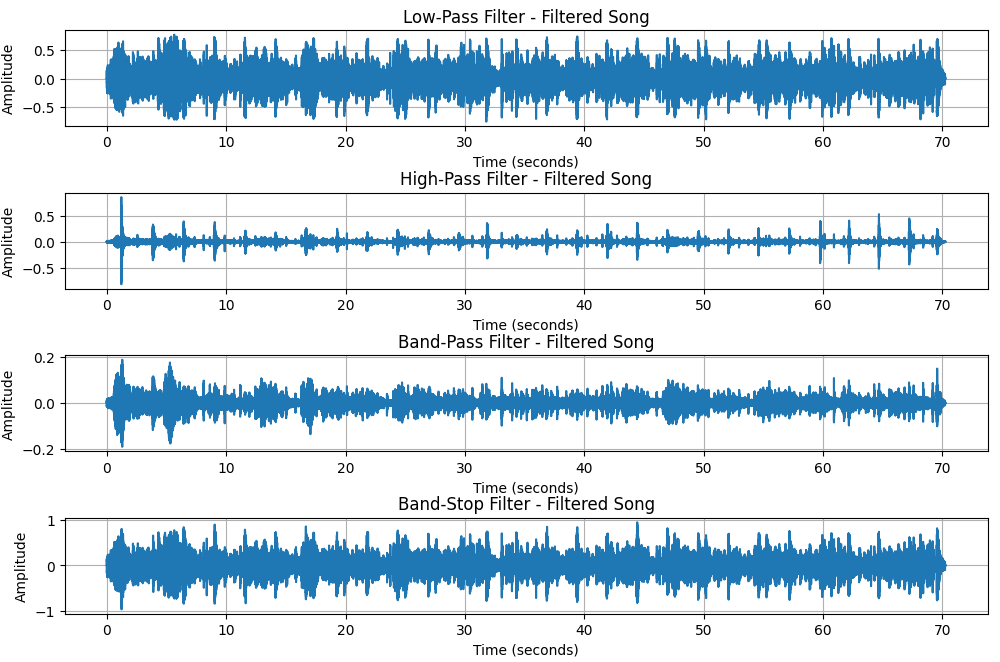

Generate this figure with Python:

import numpy as np
import matplotlib.pyplot as plt
from scipy.io import wavfile
from scipy.signal import firwin, freqz, lfilter

# Step 1: Load the song
Fs, song = wavfile.read("D:\DSIP\Experiment-6\😱😱Ma Pava te Gadha thi Utarua Maha Kali re. Gujrati Garba Song.Navratri Status 😍 - Virendrasinh Chauhan official (128k).wav")

# Convert stereo song to mono
if song.ndim == 2:
    song = song.mean(axis=1)

# Normalize song
song = song.astype(float)
song = song / (np.max(np.abs(song)) + 1e-10)

print("Sampling Frequency:", Fs)
print("Song Duration:", len(song) / Fs, "seconds")

# Step 2: Filter parameters
N = 31

# 6 kHz requires a sampling frequency greater than 12 kHz
if Fs <= 12000:
    raise ValueError(
        "Use a song with sampling frequency greater than 12000 Hz."
    )

# Step 3: Design four FIR filters
low = firwin(N, 3000, window="hann",
             pass_zero="lowpass", fs=Fs)

high = firwin(N, 3000, window="hann",
              pass_zero="highpass", fs=Fs)

band = firwin(N, [3000, 6000], window="hann",
              pass_zero="bandpass", fs=Fs)

stop = firwin(N, [3000, 6000], window="hann",
              pass_zero="bandstop", fs=Fs)

filters = [low, high, band, stop]

titles = ["Low-Pass Filter", "High-Pass Filter",
          "Band-Pass Filter", "Band-Stop Filter"]

# Step 4: Plot magnitude, impulse and phase responses
plt.figure(figsize=(12, 12))

for i in range(4):
    b = filters[i]

    f, H = freqz(b, worN=2048, fs=Fs)

    # Magnitude response
    magnitude = 20 * np.log10(np.maximum(np.abs(H), 1e-10))

    # Impulse response
    impulse = b

    # Phase response
    phase = np.unwrap(np.angle(H))

    # Plot magnitude
    plt.subplot(4, 3, i * 3 + 1)
    plt.plot(f, magnitude)
    plt.title(titles[i] + " - Magnitude")
    plt.xlabel("Frequency (Hz)")
    plt.ylabel("Magnitude (dB)")
    plt.grid()

    # Plot impulse
    plt.subplot(4, 3, i * 3 + 2)
    plt.stem(np.arange(N), impulse)
    plt.title(titles[i] + " - Impulse")
    plt.xlabel("Sample (n)")
    plt.ylabel("Amplitude")
    plt.grid()

    # Plot phase
    plt.subplot(4, 3, i * 3 + 3)
    plt.plot(f, phase)
    plt.title(titles[i] + " - Phase")
    plt.xlabel("Frequency (Hz)")
    plt.ylabel("Phase (Radians)")
    plt.grid()

plt.tight_layout()
plt.show()

# Step 5: Apply filters to the song
plt.figure(figsize=(12, 8))

for i in range(4):
    filtered_song = lfilter(filters[i], 1, song)

    # Display filtered song waveform
    plt.subplot(4, 1, i + 1)
    time = np.arange(len(song)) / Fs
    plt.plot(time, filtered_song)
    plt.title(titles[i] + " - Filtered Song")
    plt.xlabel("Time (seconds)")
    plt.ylabel("Amplitude")
    plt.grid()

    # Save filtered song
    output = np.int16(
        filtered_song / (np.max(np.abs(filtered_song)) + 1e-10)
        * 32767
    )
    wavfile.write(
        ["low_pass.wav", "high_pass.wav",
         "band_pass.wav", "band_stop.wav"][i],
        Fs, output
    )

plt.tight_layout()
plt.show()

print("All four filtered songs have been saved!")
